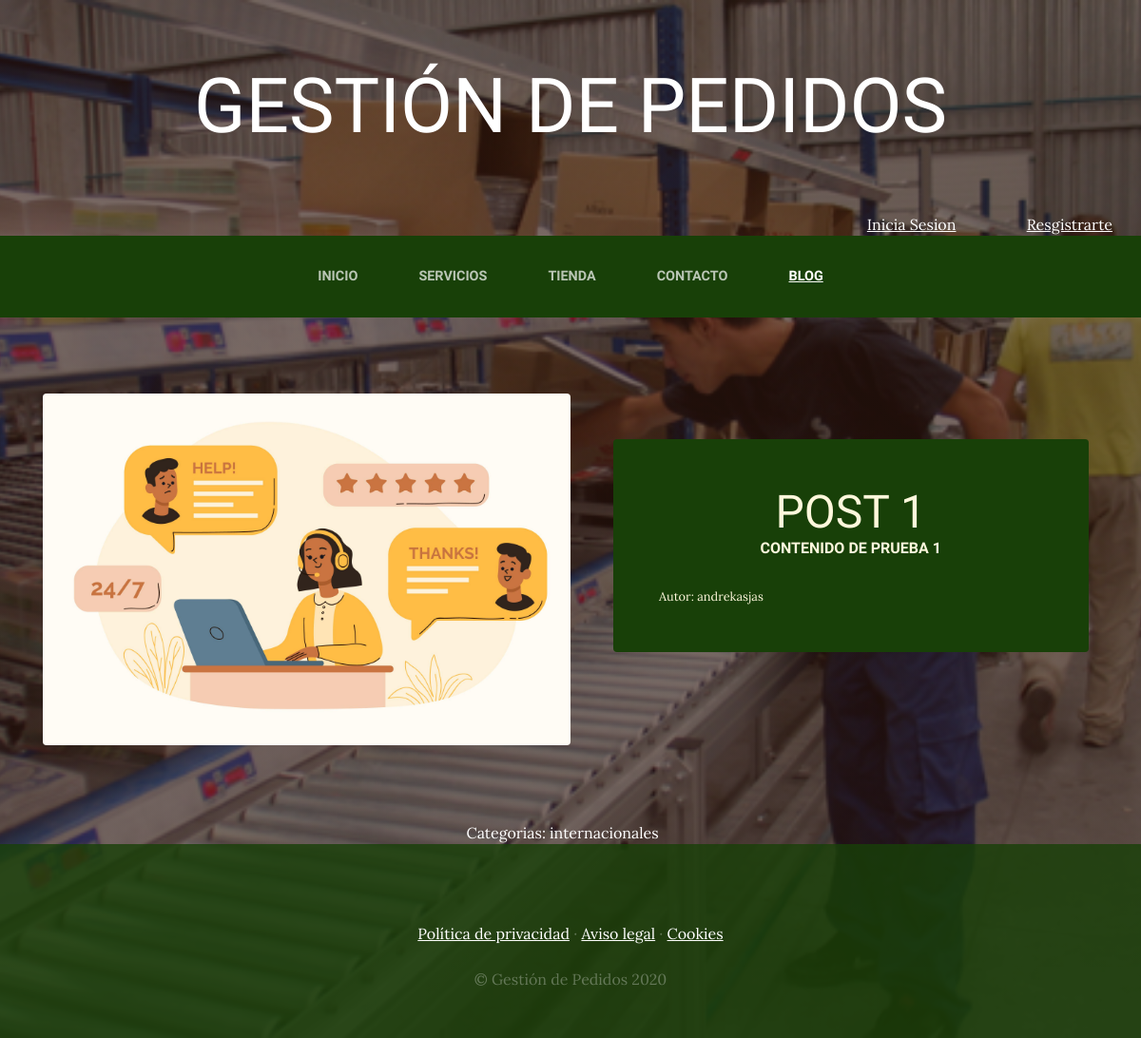
The app's page /blog/categoria/1/ with its own data.
### Blog/models.py (models this page shows, shortened)
class post(models.Model):
    titulo = models.CharField(max_length=60)
    contenido = models.CharField(max_length=100)
    imagen = models.ImageField(upload_to = 'blog', null = True, blank = True)
    autor = models.ForeignKey(User, on_delete= models.CASCADE)
    categoria = models.ManyToManyField(categorias)
    created = models.DateTimeField(auto_now_add=True)
    updated = models.DateTimeField(auto_now_add=True)
    class Meta:
        verbose_name = 'post'
        verbose_name_plural = 'posts'

class categorias(models.Model):
    nombre = models.CharField(max_length=60)
    created = models.DateTimeField(auto_now_add=True)
    updated = models.DateTimeField(auto_now_add=True)
    class Meta:
        verbose_name = 'categoria'
        verbose_name_plural = 'categorias'
    def __str__(self):
        return self.nombre

### Blog/views.py (the view)
# urls.py: path('categoria/<int:categoria_id>/', categoria, name="categoria"),
def categoria(request, categoria_id):
    categoris = categorias.objects.get(id = categoria_id)
    posts = post.objects.filter(categoria = categoria_id)
    return render(request, 'Blog/categorias.html', {"categoris":categoris, "posts":posts})

### Carrito/context_processor.py (called while the page is built)
def valor_total_carrito(request):
    Carrito(request)
    total=0
    if request.user.is_authenticated:
      for key,value in request.session["carrito"].items():
          total+=float(value["precio"])
    return {"valor_total_carrito":total}

### Blog/templates/Blog/categorias.html
{% extends 'ProyectoWebApp/base.html' %}
{% load static %}
{% block content %}
    {% for post in posts %}
            <section class="page-section clearfix">
                <div class="container">
                    <div class="intro">
                        <img class="intro-img img-fluid mb-3 mb-lg-0 rounded" src="{{post.imagen.url}} " alt="" style="width: 50%;">
                        <div class="intro-text left-0 text-center bg-faded p-5 rounded">
                            <h2 class="section-heading mb-4" >
                                <span class="section-heading-lower">{{post.titulo}}</span>
                                <span class="section-heading-upper">{{post.contenido}}</span>
                            </h2>
                            <div style="text-align: left; font-size: 0.8rem;">
                                Autor: {{post.autor}}
                            </div>
                        </div>
                    </div>
                </div>
            </section>
    {% endfor %}
    <section>
        <div style="width: 70%; margin: auto; text-align: center; color: white;">
            Categorias:
            {% for post in posts %}
                {% for categoria in post.categoria.all %}
                    {{categoria}} &nbsp;&nbsp;&nbsp;
                {% endfor %}
            {% endfor %}
        </div>
    </section>
{% endblock  %}

### static/ProyectoWebApp/css/gestion.css (style rules this page uses)
body { font-family: 'Lora'; background: linear-gradient(rgba(47, 23, 15, 0.65), rgba(47, 23, 15, 0.65)), url("../img/bg_main.jpg"); background-attachment: fixed; background-position: center; background-size: cover; }
h1, h2, h3, h4, h5, h6 { font-family: 'Raleway'; }
.page-section { margin-top: 5rem; margin-bottom: 5rem; }
.section-heading { text-transform: uppercase; }
.section-heading .section-heading-upper { display: block; font-size: 1rem; font-weight: 800; padding-bottom:.5rem; }
.section-heading .section-heading-lower { display: block; font-size: 3rem; font-weight: 100; }
.bg-faded { background-color: rgba(255, 255, 255, 0.85); }
.intro { position: relative; }
@media (min-width: 992px) { .intro .intro-img { width: 75%; float: left; } }
@media (min-width: 992px) { .intro .intro-text { left: 600; width: 60%; margin-top: 3rem; background-color: rgba(24, 64, 8); color: cornsilk; position: absolute; } }
@media (min-width: 1200px) { .intro .intro-text { width: 45%; } }

### records on screen
post: imagen (picture), titulo "POST 1", contenido "CONTENIDO DE PRUEBA 1", autor "andrekasjas"
categorias: nombre "internacionales"
